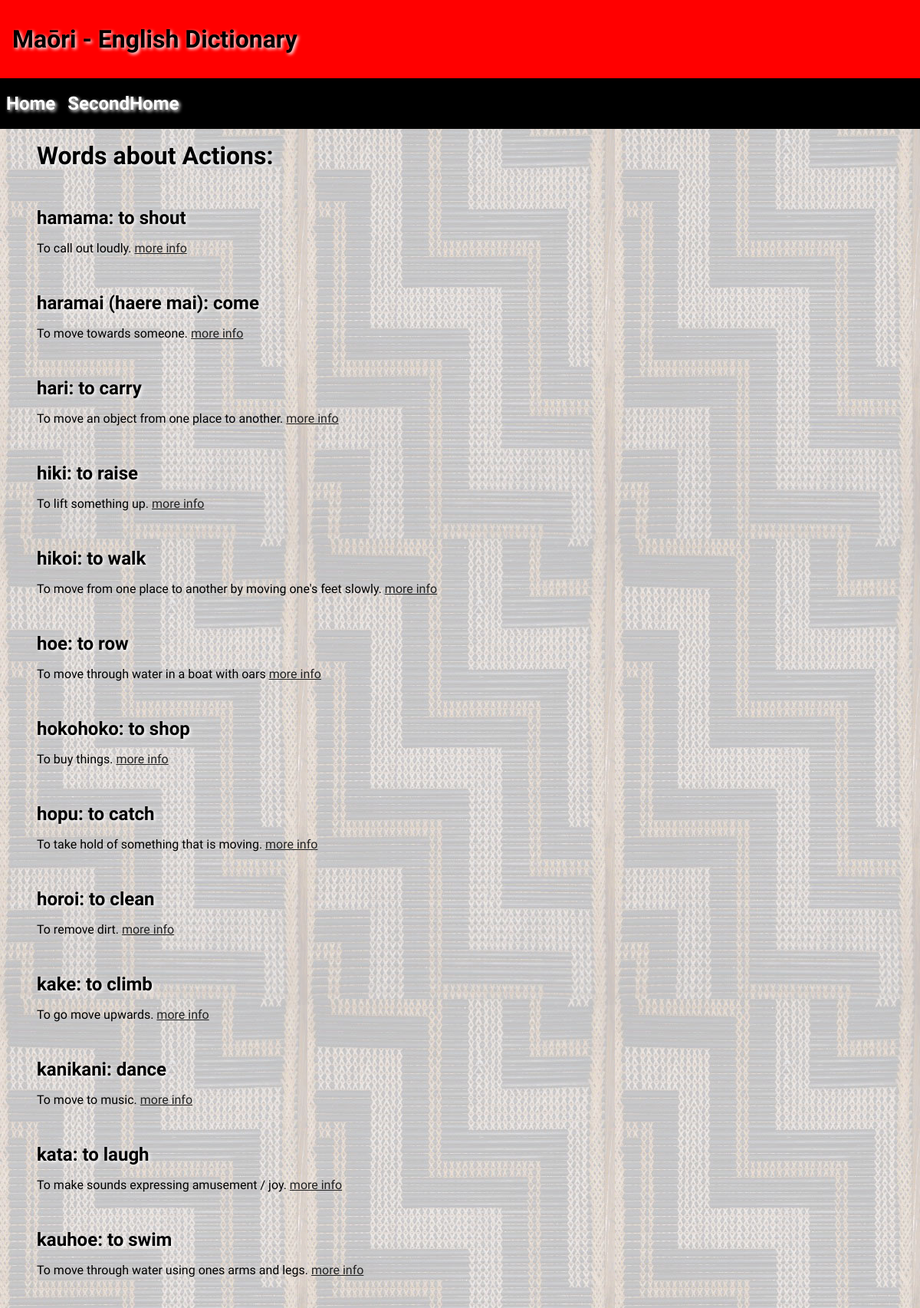
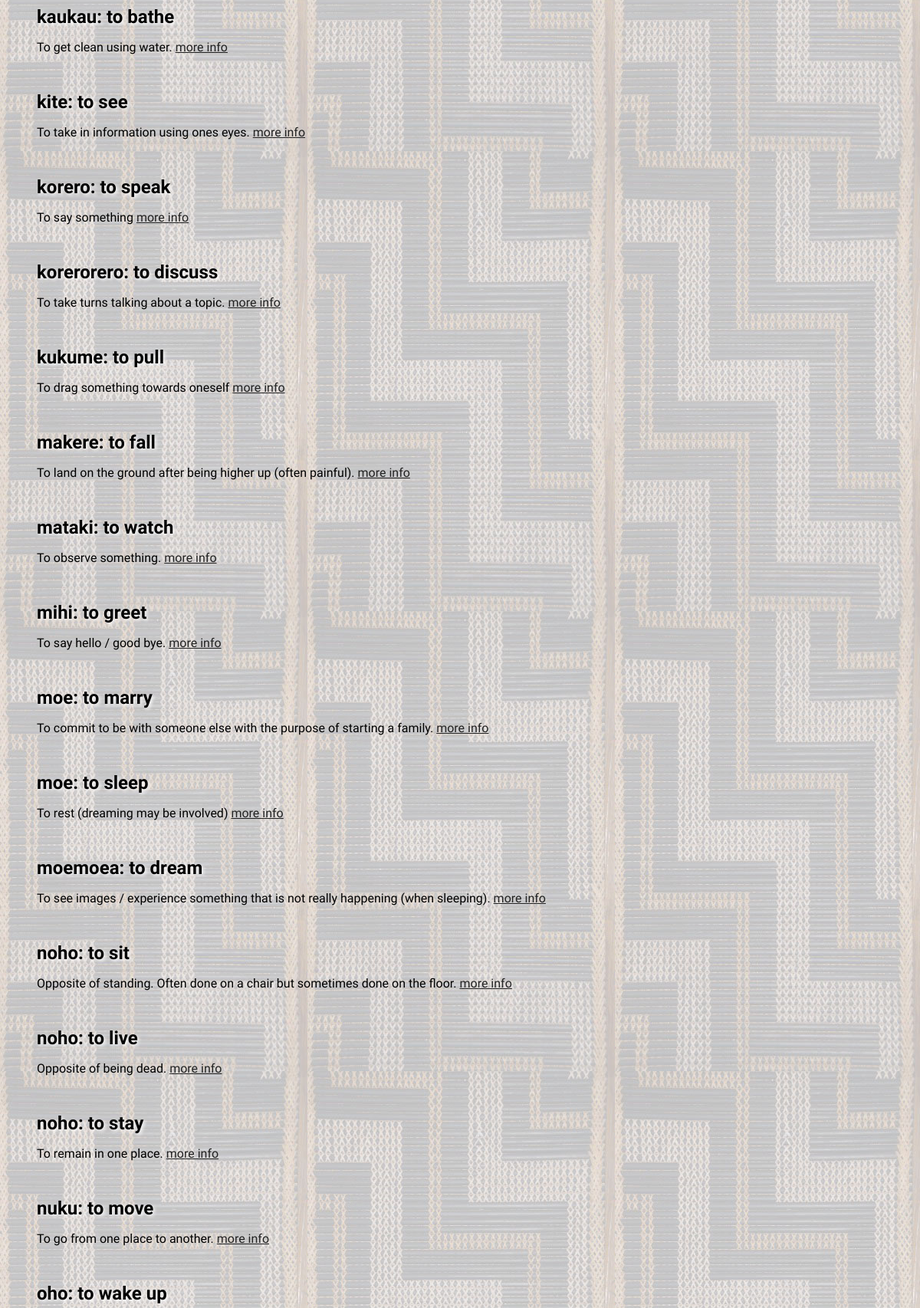
The app's page /categorys/Actions (upper part) with its own data (2 pictures, top to bottom).
### tables this page shows
CREATE TABLE "Dictionary"
(
    id         integer
        constraint Dictionary_pk
            primary key autoincrement,
    maori      varchar(85),
    english    varchar(100),
    category   varchar(50),
    year_level integer(13),
    image      varchar(100),
    timestamp  datetime,
    author     varchar(60),
    definition varchar(200)
);

### app.py (the view)
@app.route("/categorys/<category>")
def render_category(category):
    con = create_connection(DB_NAME)
    query = "SELECT maori, english, definition FROM Dictionary WHERE category = ?"
    cur = con.cursor()
    cur.execute(query, (category,))
    category_words = cur.fetchall()
    con.close()
    print(len(category_words))
    return render_template("category.html", category=category, words=category_words)

### app.py (called while the page is built)
def create_connection(db_file):
    try:
        connection = sqlite3.connect(db_file)
        connection.execute("pragma foreign_keys=ON")
        return connection
    except Error as e:
        print(e)
    return None

### templates/category.html (shortened to what this page needs)
{% extends 'base.html' %}
{% block heading %}Maōri - English Dictionary{% endblock %}
{% block main %}
    <h1> Words about {{ category }}:</h1>
    {% for word in words %}
    <p><h2>{{word[0]}}: {{word[1]}}</h2>{{word[2]}} <a href = "/{{category}}/{{word[0]}}">more info</a></p>
        {% endfor %}
{% endblock %}

### templates/base.html (shortened to what this page needs)
<!doctype html>
<html lang="en">
<head>
	<link href="{{ url_for('static', filename='css/style.css') }}" rel="stylesheet">
</head>
<body>
    <header>
        <h1>{% block heading %}{% endblock %}</h1>
    </header>
    <nav>
        <ul>
            <li><h1><a href="\">Home</a></h1></li>
            <li><h1><a href="\">SecondHome</a></h1></li>
        </ul>
    </nav>
    <main>
        <div id = "container">
            {% block main%}{% endblock %}
        </div>
    </main>
</body>
</html>

### static/css/style.css (style rules this page uses)
* { font-family: Comfortaa, sans-serif; margin: 0; padding: 0; box-sizing: border-box; }
header { grid-area: header; background-color: #f00; padding: 1rem; }
nav { grid-area: nav; }
h1, h2, h3, h4 { padding: 1rem 0; font-family: 'Suez One', serif; color: #000; text-shadow: 2px 2px 4px #fff; }
p { padding: 0.5rem 0; }
a { color: #222; }
#container { width: 92vw; margin: auto; display: table; }
nav { width: 100%; float: left; background-color: rgba(0, 0, 0, 1) }
nav ul { list-style: none; }
nav li { padding: 0.2rem 0.5rem; display: inline; float: left; }
nav a { color: #fff; text-decoration: none; }
main { min-height: 100vh; background-image: url("../images/poutama.jpg"); background-repeat: repeat; }

### records on screen
Dictionary: maori "hamama", english "to shout", definition "To call out loudly."
Dictionary: maori "haramai (haere mai)", english "come", definition "To move towards someone."
Dictionary: maori "hari", english "to carry", definition "To move an object from one place to another."
Dictionary: maori "hiki", english "to raise", definition "To lift something up."
Dictionary: maori "hikoi", english "to walk", definition "To move from one place to another by moving one's feet slowly."
Dictionary: maori "hoe", english "to row", definition "To move through water in a boat with oars"
Dictionary: maori "hokohoko", english "to shop", definition "To buy things."
Dictionary: maori "hopu", english "to catch", definition "To take hold of something that is moving."
Dictionary: maori "horoi", english "to clean", definition "To remove dirt."
Dictionary: maori "kake", english "to climb", definition "To go move upwards."
Dictionary: maori "kanikani", english "dance", definition "To move to music."
Dictionary: maori "kata", english "to laugh", definition "To make sounds expressing amusement / joy."
Dictionary: maori "kauhoe", english "to swim", definition "To move through water using ones arms and legs."
Dictionary: maori "kaukau", english "to bathe", definition "To get clean using water."
Dictionary: maori "kite", english "to see", definition "To take in information using ones eyes."
Dictionary: maori "korero", english "to speak", definition "To say something"
Dictionary: maori "korerorero", english "to discuss", definition "To take turns talking about a topic."
Dictionary: maori "kukume", english "to pull", definition "To drag something towards oneself"
Dictionary: maori "makere", english "to fall", definition "To land on the ground after being higher up (often painful)."
Dictionary: maori "mataki", english "to watch", definition "To observe something."
Dictionary: maori "mihi", english "to greet", definition "To say hello / good bye."
Dictionary: maori "moe", english "to marry", definition "To commit to be with someone else with the purpose of starting a family."
Dictionary: maori "moe", english "to sleep", definition "To rest (dreaming may be involved)"
Dictionary: maori "moemoea", english "to dream", definition "To see images / experience something that is not really happening (when sleeping)."
Dictionary: maori "noho", english "to sit", definition "Opposite of standing. Often done on a chair but sometimes done on the floor."
Dictionary: maori "noho", english "to live", definition "Opposite of being dead."
Dictionary: maori "noho", english "to stay", definition "To remain in one place."
Dictionary: maori "nuku", english "to move", definition "To go from one place to another."
Dictionary: maori "oho", english "to wake up"

### other values on screen
{{ category }} "Actions"
